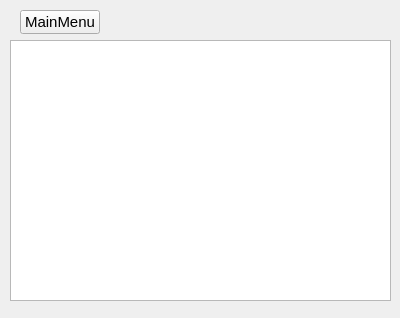
<?xml version="1.0" encoding="UTF-8"?>
<ui version="4.0">
 <class>TaskOne</class>
 <widget class="QWidget" name="TaskOne">
  <property name="geometry">
   <rect>
    <x>0</x>
    <y>0</y>
    <width>400</width>
    <height>318</height>
   </rect>
  </property>
  <property name="windowTitle">
   <string>Form</string>
  </property>
  <widget class="QPlainTextEdit" name="plainTextWidget">
   <property name="geometry">
    <rect>
     <x>10</x>
     <y>40</y>
     <width>381</width>
     <height>261</height>
    </rect>
   </property>
   <property name="font">
    <font>
     <pointsize>11</pointsize>
    </font>
   </property>
  </widget>
  <widget class="QPushButton" name="backToMainMenuButton">
   <property name="geometry">
    <rect>
     <x>20</x>
     <y>10</y>
     <width>80</width>
     <height>24</height>
    </rect>
   </property>
   <property name="font">
    <font>
     <pointsize>11</pointsize>
    </font>
   </property>
   <property name="text">
    <string>MainMenu</string>
   </property>
  </widget>
 </widget>
 <resources/>
 <connections/>
</ui>
